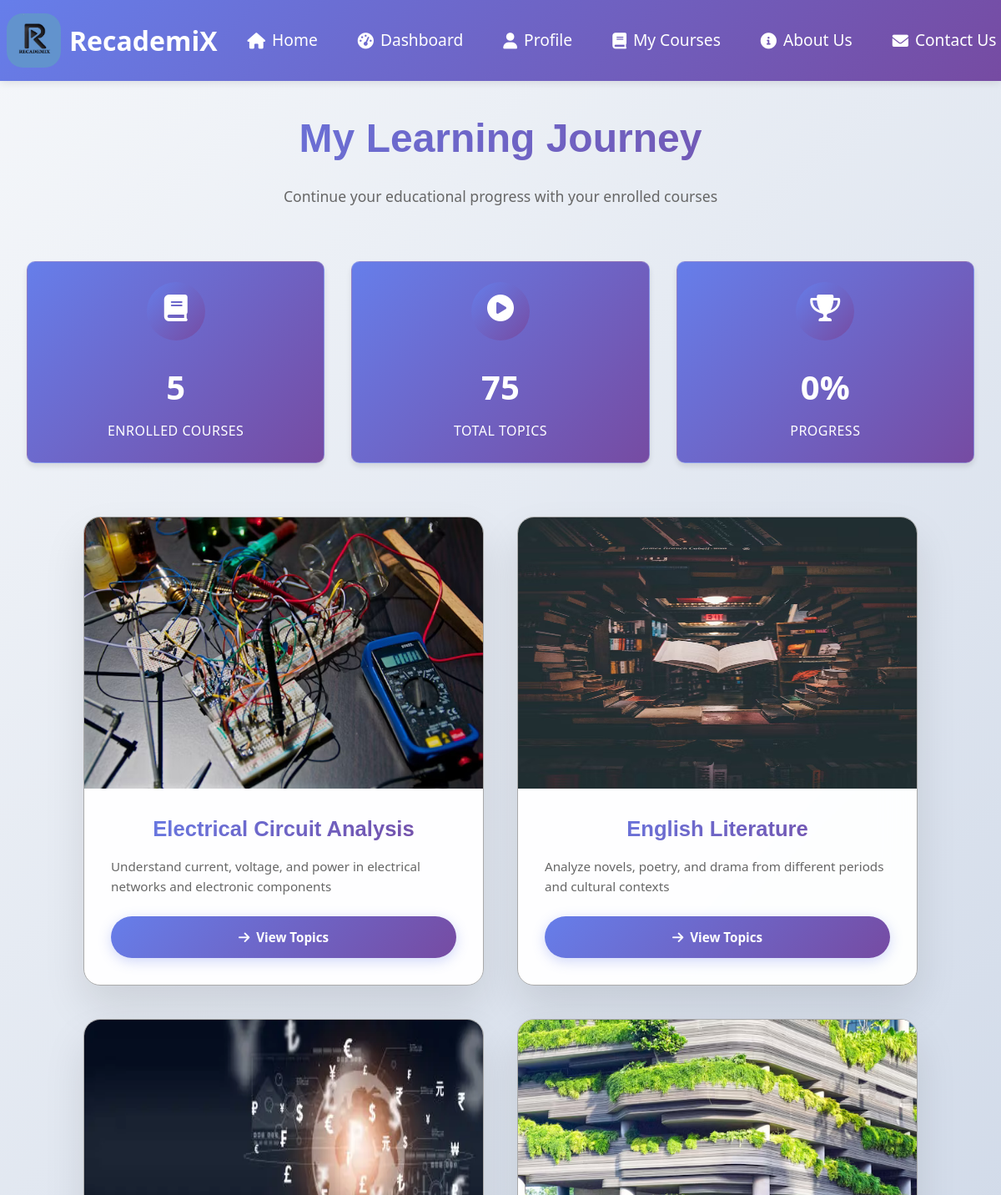
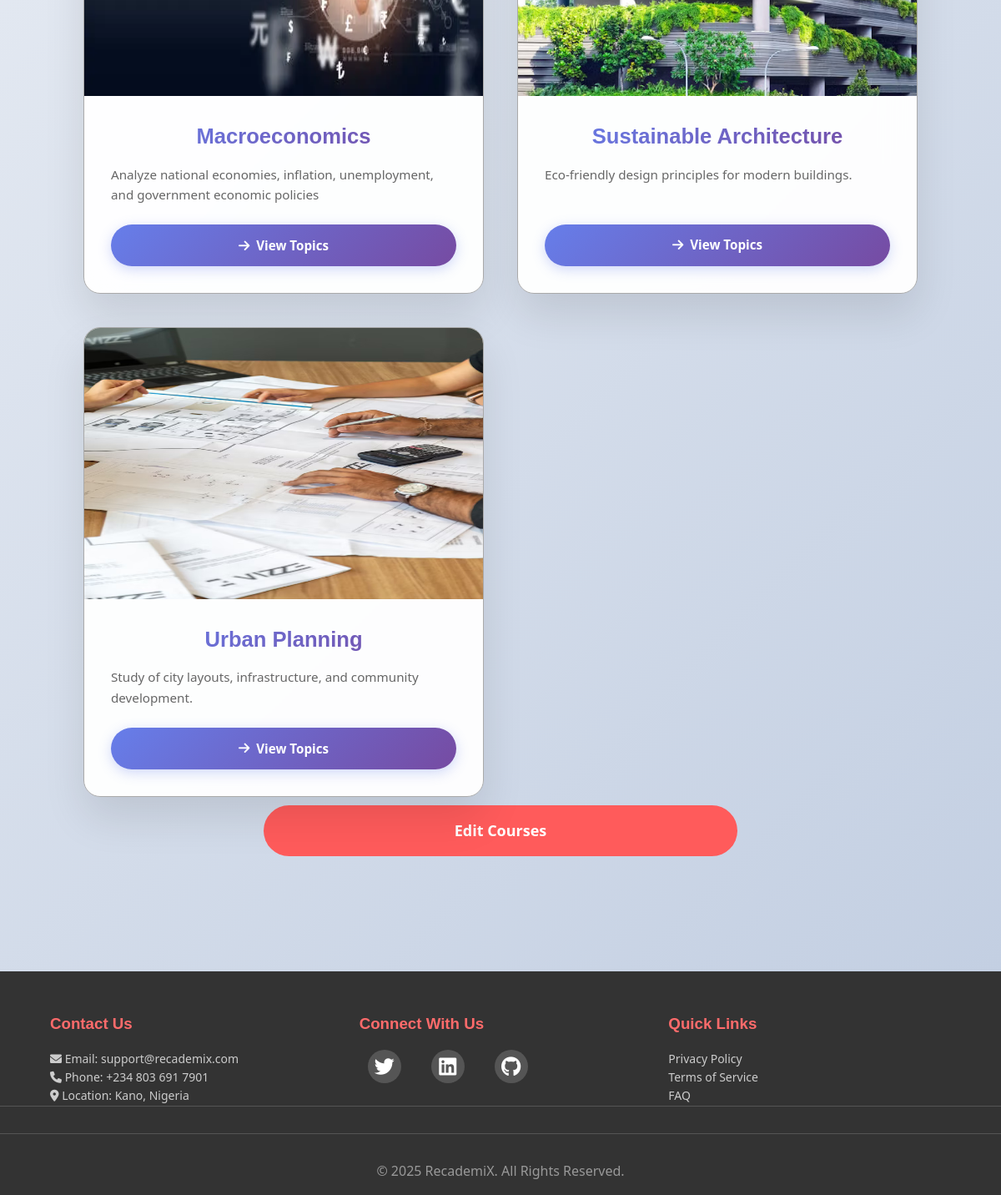
The app's page /videos/my-courses/ (signed in) with its own data (2 pictures, top to bottom).
### videos/models.py (models this page shows, shortened)
class Course(models.Model):
    title = models.CharField(max_length=255)
    field = models.ForeignKey(Field, on_delete=models.CASCADE, related_name='courses', default="null")
    created_at = models.DateTimeField(auto_now_add=True)
    description = models.TextField(blank=True, null=True)
    image = models.ImageField(upload_to='course_images/', blank=True, null=True)

### videos/views.py (the view)
# urls.py: path('my-courses/', views.my_courses, name='my_courses'),
@login_required
def my_courses(request):
    user_courses = UserCourse.objects.filter(user=request.user).select_related('course')
    if not user_courses.exists():
        return render(request, 'courses.html', {'no_courses': True})
    courses_data = []
    total_topics = 0
    completed_topics = 0
    for user_course in user_courses:
        course = user_course.course
        topic_count = Topic.objects.filter(course=course).count()
        total_topics += topic_count
        course_topics = Topic.objects.filter(course=course)
        for topic in course_topics:
            if VideoProgress.objects.filter(user=request.user, topic=topic, completed=True).exists():
                completed_topics += 1
        course.topic_count = topic_count
        courses_data.append(course)
    progress_percentage = 0
    if total_topics > 0:
        progress_percentage = round((completed_topics / total_topics) * 100)
    context = {
        'user_courses': courses_data,
        'total_courses': len(courses_data),
        'total_topics': total_topics,
        'progress_percentage': progress_percentage,
        'no_courses': False,
    }
    return render(request, 'courses.html', context)

### templates/courses.html (shortened to what this page needs)
{% extends 'base.html' %}
{% load static %}
{% block content %}
<section class="modern-section">
    <div class="container">
        <div class="section-header">
            <h1 class="section-title">My Learning Journey</h1>
            <p class="section-subtitle">Continue your educational progress with your enrolled courses</p>
        </div>
    {% if no_courses %}
        <div class="empty-state">
            <div class="empty-icon">
            <i class="fas fa-book-open"></i>
            </div>
            <h3>No Courses Yet</h3>
            <p>Start your learning journey by enrolling in some courses!</p>
            <a href="{% url 'course_registration' %}" class="btn alt-btn">
            <i class="fas fa-plus"></i> Browse Courses
            </a>
        </div>
    {% else %}
        <div class="course-stats">
            <div class="stat-card">
                <div class="stat-icon">
                <i class="fas fa-book"></i>
                </div>
                <div class="stat-number">{{ total_courses }}</div>
                <div class="stat-label">Enrolled Courses</div>
            </div>
            <div class="stat-card">
                <div class="stat-icon">
                <i class="fas fa-play-circle"></i>
                </div>
                <div class="stat-number">{{ total_topics }}</div>
                <div class="stat-label">Total Topics</div>
            </div>
            <div class="stat-card">
                <div class="stat-icon">
                <i class="fas fa-trophy"></i>
                </div>
                <div class="stat-number">{{ progress_percentage }}%</div>
                <div class="stat-label">Progress</div>
            </div>
        </div>
        <div class="courses-grid">
            {% for course in user_courses %}
                <div class="course-item">
                    <div class="course-image">
                    </div>
                    <div class="course-details">
                        <h3 class="course-name">{{ course.title }}</h3>
                            <p class="course-description">
                                {% if course.description %}
                                    {{ course.description|truncatechars:120 }}
                                {% else %}
                                    Explore comprehensive topics and enhance your knowledge in {{ course.title }}. Start your learning journey today!
                                {% endif %}
                            </p>
                            <a href="{% url 'course_topics' course.id %}" class="view-btn">
                            <i class="fas fa-arrow-right"></i> View Topics
                            </a>
                    </div>
                </div>
                {% endfor %}
            </div>
             <a href="{% url 'edit_courses' %}" class="alt-btn"
    style="width: 50%; display: block; margin: 10px auto;">Edit Courses</a>
    </div>
        {% endif %}
</section>
{% endblock content %}

### static/css/styles.css (style rules this page uses)
* { margin: 0; padding: 0; box-sizing: border-box; }
body { font-family: 'Segoe UI', Tahoma, Geneva, Verdana, sans-serif; line-height: 1.6; color: #333; background: #f4f8fc; height: 100vh; }
h1, h2, h3 { font-family: Tahoma, sans-serif; }
.container { max-width: 1200px; margin: 0 auto; padding: 0 2rem; }
.section-header { text-align: center; margin-bottom: 4rem; }
.section-header p { font-size: 1.1rem; color: #666; max-width: 600px; margin: 0 auto; }

### static/css/pages.css (style rules this page uses)
.modern-section { background: linear-gradient(135deg, #f5f7fa 0%, #c3cfe2 100%); min-height: 100vh; padding: 8rem 0; position: relative; }
.section-title { font-size: 3rem; font-weight: 700; color: #333; margin-bottom: 1rem; background: linear-gradient(135deg, #667eea 0%, #764ba2 100%); -webkit-background-clip: text; -webkit-text-fill-color: transparent; background-clip: text; }
.section-subtitle { font-size: 1.2rem; color: #666; max-width: 600px; margin: 0 auto; }
.stat-number { font-size: 2rem; font-weight: 700; margin-bottom: 0.5rem; }
.stat-label { font-size: 0.9rem; font-weight: 500; text-transform: uppercase; letter-spacing: 0.5px; }

### static/css/courses.css (style rules this page uses)
.course-stats { display: grid; grid-template-columns: repeat(auto-fit, minmax(250px, 1fr)); gap: 2rem; margin-bottom: 4rem; }
.stat-card { background: rgba(255, 255, 255, 0.95); backdrop-filter: blur(20px); border-radius: 20px; padding: 2.5rem; box-shadow: 0 25px 50px rgba(0, 0, 0, 0.1); border: 1px solid rgba(255, 255, 255, 0.2); text-align: center; transition: all 0.3s ease; }
.stat-icon { width: 70px; height: 70px; margin: 0 auto 1.5rem; background: linear-gradient(135deg, #667eea 0%, #764ba2 100%); border-radius: 50%; display: flex; align-items: center; justify-content: center; color: white; font-size: 1.8rem; }
.stat-number { font-size: 2.5rem; font-weight: 700; color: #333; margin-bottom: 0.5rem; }
.stat-label { color: #666; font-size: 1rem; font-weight: 500; text-transform: uppercase; letter-spacing: 0.5px; }
.courses-grid { display: grid; grid-template-columns: repeat(auto-fit, minmax(450px, 1fr)); gap: 2.5rem; max-width: 1000px; margin: 0 auto; }
.course-item { background: rgba(255, 255, 255, 0.95); backdrop-filter: blur(20px); border-radius: 20px; overflow: hidden; box-shadow: 0 25px 50px rgba(0, 0, 0, 0.1); border: 1px solid #aaa; transition: all 0.3s ease; }
.course-image { position: relative; height: 325px; overflow: hidden; }
.course-details { padding: 2rem; }
.course-name { text-align: center; font-size: 1.6rem; font-weight: bold; color: #333; margin-bottom: 1rem; line-height: 1.3; background: linear-gradient(135deg, #667eea 0%, #764ba2 100%); -webkit-background-clip: text; -webkit-text-fill-color: transparent; background-clip: text; }
.course-description { color: #666; font-size: 0.95rem; line-height: 1.6; margin-bottom: 1.5rem; min-height: 3rem; }

### static/css/dashboard.css (style rules this page uses)
.stat-card { background: linear-gradient(135deg, #667eea 0%, #764ba2 100%); color: white; padding: 1.5rem; border-radius: 10px; text-align: center; box-shadow: 0 4px 6px rgba(0, 0, 0, 0.1); }
.stat-card i { font-size: 2rem; margin-bottom: 0.5rem; }

### static/css/buttons.css (style rules this page uses)
.btn, .login-btn, .register-btn, .edit-btn, .logout-btn, .edit-profile-btn, .alt-btn { padding: 1rem 2rem; border-radius: 50px; text-decoration: none; font-weight: 600; transition: all 0.3s ease; display: inline-flex; align-items: center; gap: 0.5rem; border: none; cursor: pointer; text-align: center; font-size: 18px; }
.view-btn, .watch-btn { background: linear-gradient(135deg, #667eea 0%, #764ba2 100%); color: white; padding: 0.8rem 1.5rem; border-radius: 25px; text-decoration: none; font-size: 0.95rem; font-weight: 600; display: inline-flex; align-items: center; gap: 0.5rem; transition: all 0.3s ease; box-shadow: 0 4px 15px rgba(102, 126, 234, 0.3); width: 100%; justify-content: center; cursor: pointer; }
.alt-btn { background: #ff5b5b;; color: white; }

### templates/courses.html (style rules this page uses)
.stat-label, .stat-number { color: white; }

### records on screen
Course: title "Electrical Circuit Analysis", description "Understand current, voltage, and power in electrical networks and electronic components"
Course: title "English Literature", description "Analyze novels, poetry, and drama from different periods and cultural contexts"
Course: title "Macroeconomics", description "Analyze national economies, inflation, unemployment, and government economic policies"
Course: title "Sustainable Architecture", description "Eco-friendly design principles for modern buildings."
Course: title "Urban Planning", description "Study of city layouts, infrastructure, and community development."

### other values on screen
{{ total_courses }} "5"
{{ total_topics }} "75"
{{ progress_percentage }} "0"
